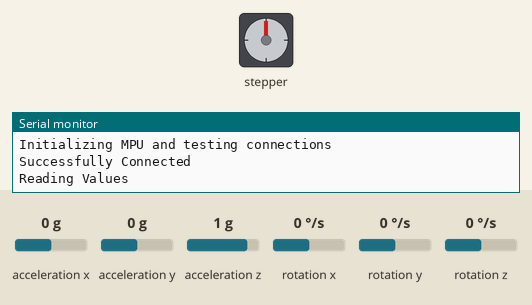
This sketch was run on a simulated Arduino Uno, built with avr-gcc and run on an emulated ATmega328P. Parts: stepper motor, the last lines printed to the serial monitor. Wiring (inferred from the names in the program): stepper motor driver (200 steps per turn assumed): step pin 6; direction pin 7; enable pin 8. Inputs (shaded band) come from the test bench; at power-on: acceleration z 1 g, acceleration x 0 g, acceleration y 0 g, rotation x 0 °/s, rotation y 0 °/s, rotation z 0 °/s.

Above: at 3.2 s.
3.3 s: acceleration z set to 0.8 g
6.3 s: acceleration z set to 0.5 g
At 6.9 s:
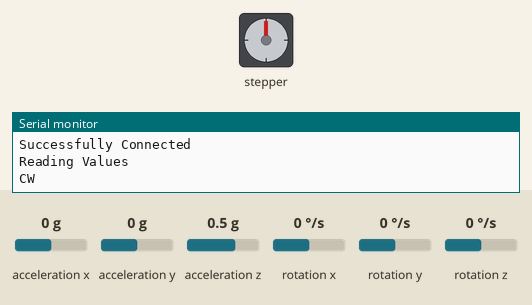
9.3 s: acceleration z set to 1.4 g
12.3 s: acceleration z set to 1.1 g
At 13.6 s:
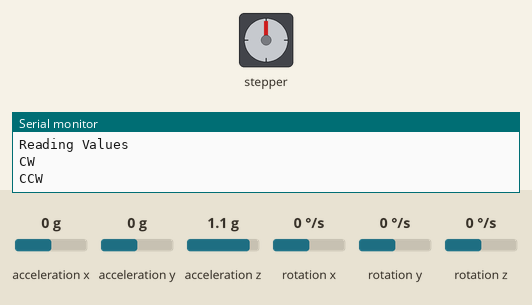
14.4 s: acceleration z set to -1.4 g
At 19.1 s:
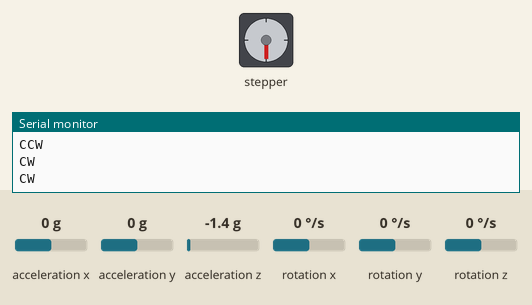
Timing chart, 0 to 28.9 s (numbered marks = the images above; inputs shaded):
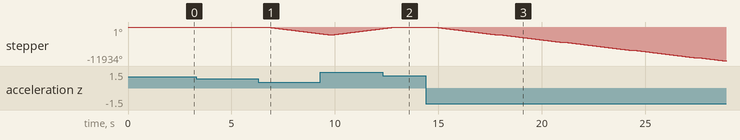

The sketch:

MPU_gyro.ino
```cpp
#include <Wire.h>
#include <MPU6050.h>
const int stepPin = 6;  //PUL -Pulse
const int dirPin = 7; //DIR -Direction
const int enPin = 8;  //ENA -Enable
float ang = 180;
int pul;

MPU6050 gy_521;
int16_t ax, ay, az;
int16_t gx, gy, gz;

void setup ( ){
Wire.begin( );
  pinMode(stepPin,OUTPUT);
  pinMode(dirPin,OUTPUT);
  pinMode(enPin,OUTPUT);
  digitalWrite(enPin,LOW);
Serial.begin (9600);
Serial.println ("Initializing MPU and testing connections");
gy_521.initialize ( );
Serial.println(gy_521.testConnection( ) ? "Successfully Connected" : "Connection failed");
delay(1000);
Serial.println("Reading Values");
delay(1000);
}

void loop ( ){
gy_521.getMotion6(&ax, &ay, &az, &gx, &gy, &gz);
/*
Serial.print (ax);
Serial.print ('\t');
Serial.print (ay);
Serial.print ('\t');
Serial.println (az);
*/
delay(200);
  pul = map(abs(ang),0,360,0,3000);
  if(az<10000)
  {
    digitalWrite(dirPin,LOW);
    Serial.println("CW");
  for(int i=0;i<=pul;i++)
    {
      digitalWrite(stepPin,HIGH);
      delayMicroseconds(1000);
      digitalWrite(stepPin,LOW);
      delayMicroseconds(1000);

  }
  }
    if(az>20000)
  {
    digitalWrite(dirPin,HIGH);
    Serial.println("CCW");
  for(int i=0;i<=pul;i++)
    {
      digitalWrite(stepPin,HIGH);
      delayMicroseconds(1000);
      digitalWrite(stepPin,LOW);
      delayMicroseconds(1000);
  }
  }
}
```

Measured:
- the behaviour switches between 0.7 and 0.6 g on acceleration z (found by bisection; images 0 and 1)
- after the input at 3.3 s, every drawn part: stays the same
- after the input at 6.3 s, stepper: keeps turning counter-clockwise at about 896°/s, starting after 0.39 s
- after the input at 12.3 s, stepper: goes on until 12.9 s, then stays 0°
- after the input at 14.4 s, stepper: keeps turning counter-clockwise at about 844°/s, starting after 0.36 s
